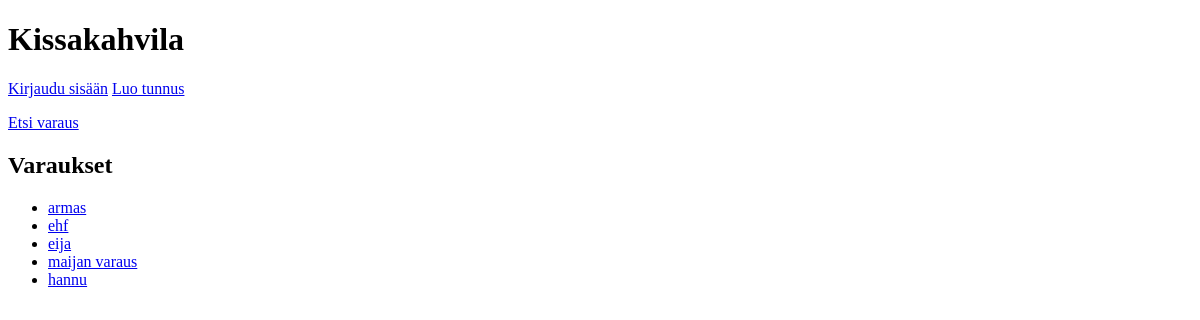
Before: / with the older database file.
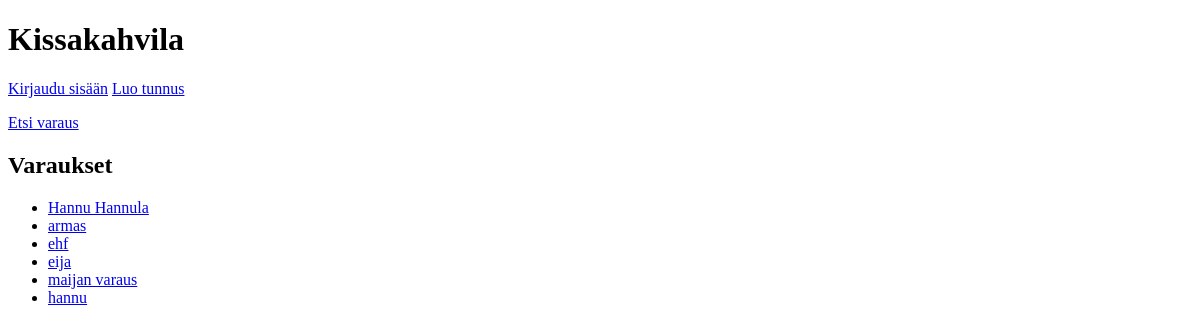
After: the same page with the newer database file.
### tables this page shows
CREATE TABLE reservations (
    id INTEGER PRIMARY KEY,
    name TEXT,
    amount TEXT,
    time INTEGER,
    cat TEXT,
    user_id INTEGER REFERENCES users
);

### app.py (the view)
@app.route("/")
def index():
    all_reservations = reservations.get_reservations()
    return render_template("index.html", reservations=all_reservations)

### db.py (called while the page is built)
def get_connection():
    con = sqlite3.connect("database.db")
    con.execute("PRAGMA foreign_keys = ON")
    con.row_factory = sqlite3.Row
    return con

def query(sql, params=[]):
    con = get_connection()
    result = con.execute(sql, params).fetchall()
    con.close()
    return result

### reservations.py (called while the page is built)
def get_reservations():
    sql = "SELECT id, name FROM reservations ORDER BY id DESC"
    return db.query(sql)

### templates/index.html (shortened to what this page needs)
<!DOCTYPE html>
<html>
<head>
</head>
<body>
    <h1>Kissakahvila</h1>
  {% if session.username %}
  <p>
    Olet kirjautunut nimellä {{ session.username }}, id-numerosi on {{ session.user_id }}
  </p>
  <p>
    <a href="/logout">Kirjaudu ulos</a>
  </p>
  <p>
    <a href="/new_reservation">Uusi varaus</a>
  </p>
  {% else %}
  <p>
    <a href="/login">Kirjaudu sisään</a>
    <a href="/register">Luo tunnus</a>
  </p>
  {% endif %}
  <p>
    <a href="/find_reservation">Etsi varaus</a>
  </p>
  <h2>Varaukset</h2>
  <ul>
  {% for reservation in reservations %}
  <li><a href="/reservation/{{ reservation.id }}">{{ reservation.name }}</a></li>
  {% endfor %}
  </ul>
</body>
</html>

Changed rows visible on the page:
added reservations: name "Hannu Hannula"
